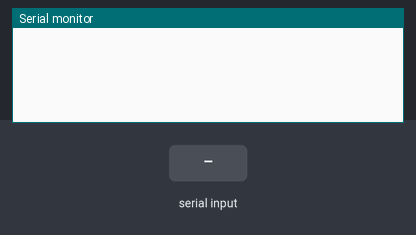
Simulated run of this sketch. Board: Arduino Uno, built with avr-gcc and run on an emulated ATmega328P. Parts: the last lines printed to the serial monitor. Inputs (shaded band) come from the test bench.

Above: at 1.2 s.
1.3 s: "start" received over the second serial link
At 3.5 s:
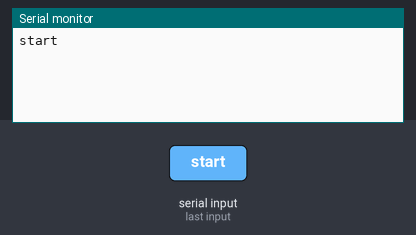
3.8 s: "pause" received over the second serial link
At 5.4 s:
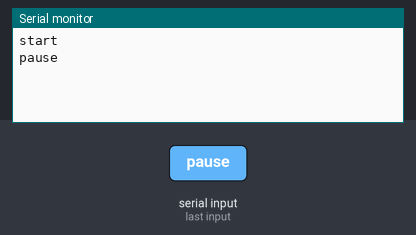
6.3 s: "continue" received over the second serial link
At 8.4 s:
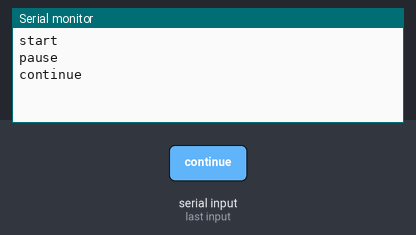
8.7 s: "1" received over the second serial link
At 10.2 s:
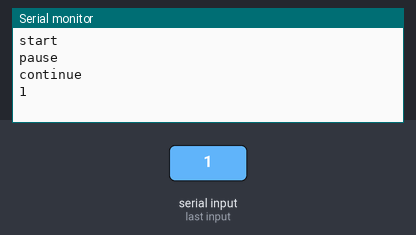

The sketch:

serial_bluetooth_demo.ino
```cpp
#include <SoftwareSerial.h>

SoftwareSerial bluetoothSerial(10, 11);  // RX, TX

void setup() {
  Serial.begin(9600);
  bluetoothSerial.begin(9600);
}

void loop() {
  if (Serial.available()) {
    String command = Serial.readString();

    // Envoyer la commande à l'autre carte via Bluetooth
    bluetoothSerial.println(command);

    // Exécuter les actions en fonction de la commande reçue
    if (command == "start") {
      // Action pour la commande "start"
    } else if (command == "pause") {
      // Action pour la commande "pause"
    } else if (command == "continue") {
      // Action pour la commande "continue"
    }
  }

  if (bluetoothSerial.available()) {
    String data = bluetoothSerial.readString();

    // Traiter les données reçues depuis l'autre carte via Bluetooth
    // ...

    // Envoyer les données au port série (vers l'interface utilisateur Python)
    Serial.println(data);
  }
}
```

Measured:
- after the input at 1.3 s, the serial monitor: prints a new line after 1.0 s (image 1)
- after the input at 3.8 s, the serial monitor: prints a new line after 1.0 s (image 2)
- after the input at 6.3 s, the serial monitor: prints a new line after 1.0 s (image 3)
- after the input at 8.7 s, the serial monitor: prints a new line after 1.0 s (image 4)
